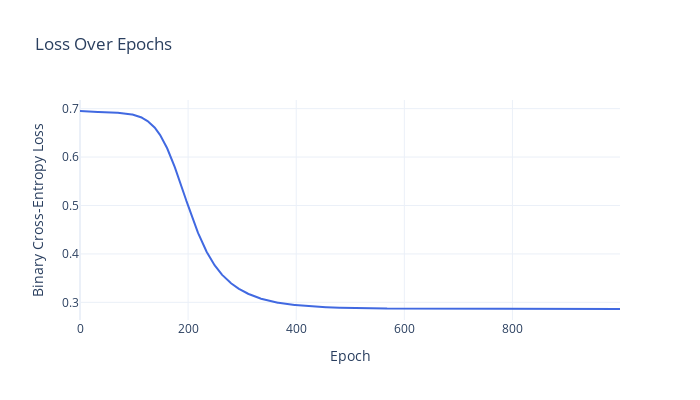

The notebook cell this image was saved under:
### Code cell
import plotly.graph_objects as go

fig = go.Figure(
    data=[
        go.Scatter(
            y=[round(l, 4) for l in losses],
            mode='lines',
            name='Training Loss',
            line=dict(color='royalblue'),
            hovertemplate='Epoch %{x}<br>Loss %{y:.4f}<extra></extra>'
        )
    ],
    layout=go.Layout(
        title='Loss Over Epochs',
        xaxis_title='Epoch',
        yaxis_title='Binary Cross-Entropy Loss',
        template='plotly_white',
        width=700,
        height=400
    )
)

fig.show()

### Figure 1 — Plotly figure (JSON) as saved in the notebook; plotly's stock layout.template omitted (floating-point values rounded to 4 significant figures; data arrays with more than 128 entries replaced by an {"elided": "..."} marker saying what was removed)
{"data": [{"hovertemplate": "Epoch %{x}<br>Loss %{y:.4f}<extra></extra>", "line": {"color": "royalblue"}, "mode": "lines", "name": "Training Loss", "type": "scatter", "y": {"elided": "1000 float values"}}], "layout": {"height": 400, "title": {"text": "Loss Over Epochs"}, "width": 700, "xaxis": {"title": {"text": "Epoch"}}, "yaxis": {"title": {"text": "Binary Cross-Entropy Loss"}}}}
